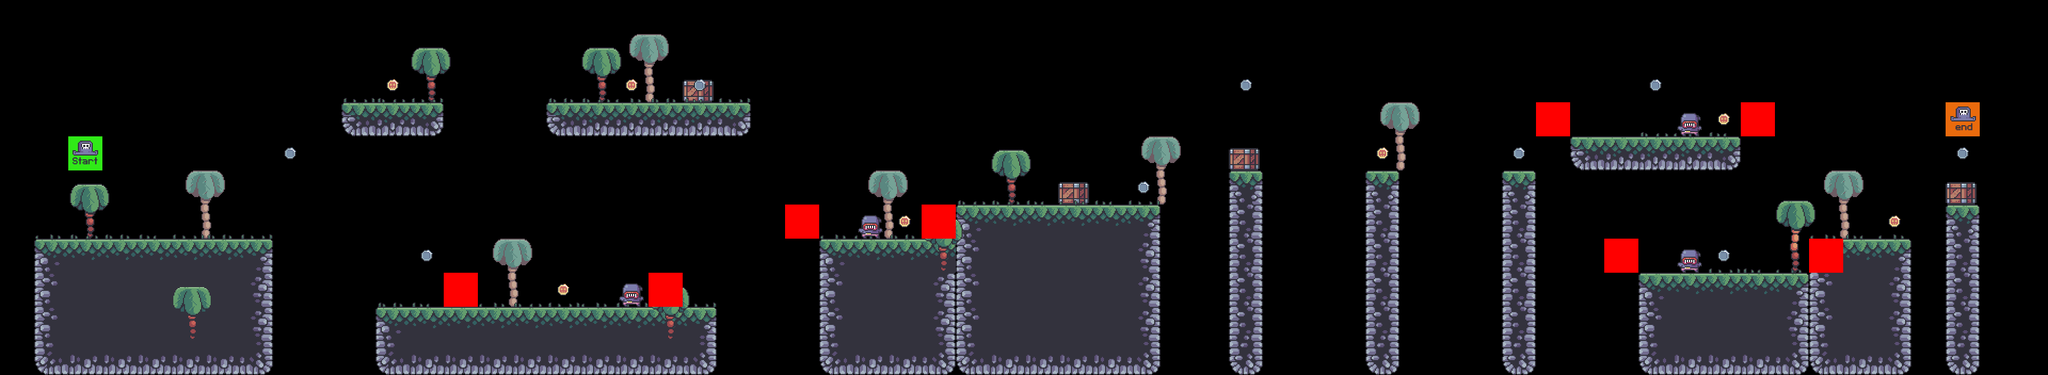

The image is a tile-based game level rendered from a .tmx file. Its description and source (layers, tilesets, objects; grid data summarised) follow:
An orthogonal 60x11 tile map with 64x64 px tiles, 9 tile layers (bg_palms, terrain, crates, grass, ...), 8 tilesets.

<map version="1.5" tiledversion="1.7.2" orientation="orthogonal" renderorder="right-down" width="60" height="11" tilewidth="64" tileheight="64" infinite="0" nextlayerid="10" nextobjectid="1">
 <editorsettings>
  <export target="../B/level_B." format="csv" />
 </editorsettings>
 <tileset firstgid="1" source="../tilesets/terrain_tiles_B.tsx" />
 <tileset firstgid="17" source="../tilesets/terrain_tiles.tsx" />
 <tileset firstgid="33" source="../tilesets/coin_tiles.tsx" />
 <tileset firstgid="35" source="../tilesets/grass_B.tsx" />
 <tileset firstgid="40" source="../tilesets/palms.tsx" />
 <tileset firstgid="43" source="../tilesets/crates_B.tsx" />
 <tileset firstgid="44" source="../tilesets/player_B.tsx" />
 <tileset firstgid="46" source="../tilesets/enemy_tile_B.tsx" />
 <layer id="5" name="bg_palms" width="60" height="11" locked="1">
  <data>[660 cells, 7 non-empty, 1 distinct tile ids]</data>
 </layer>
 <layer id="1" name="terrain" width="60" height="11" locked="1">
  <data>[660 cells, 158 non-empty, 26 distinct tile ids]</data>
 </layer>
 <layer id="6" name="crates" width="60" height="11" locked="1">
  <data>[660 cells, 5 non-empty, 1 distinct tile ids]</data>
 </layer>
 <layer id="3" name="grass" width="60" height="11" locked="1">
  <data>[660 cells, 45 non-empty, 5 distinct tile ids]</data>
 </layer>
 <layer id="4" name="fg_palms" width="60" height="11" locked="1">
  <data>[660 cells, 8 non-empty, 2 distinct tile ids]</data>
 </layer>
 <layer id="2" name="coins" width="60" height="11" locked="1">
  <data>[660 cells, 16 non-empty, 2 distinct tile ids]</data>
 </layer>
 <layer id="7" name="player" width="60" height="11" locked="1">
  <data>[660 cells, 2 non-empty, 2 distinct tile ids]</data>
 </layer>
 <layer id="8" name="enemies" width="60" height="11" locked="1">
  <data>[660 cells, 4 non-empty, 1 distinct tile ids]</data>
 </layer>
 <layer id="9" name="constraints" width="60" height="11" locked="1">
  <data>[660 cells, 8 non-empty, 1 distinct tile ids]</data>
 </layer>
</map>
